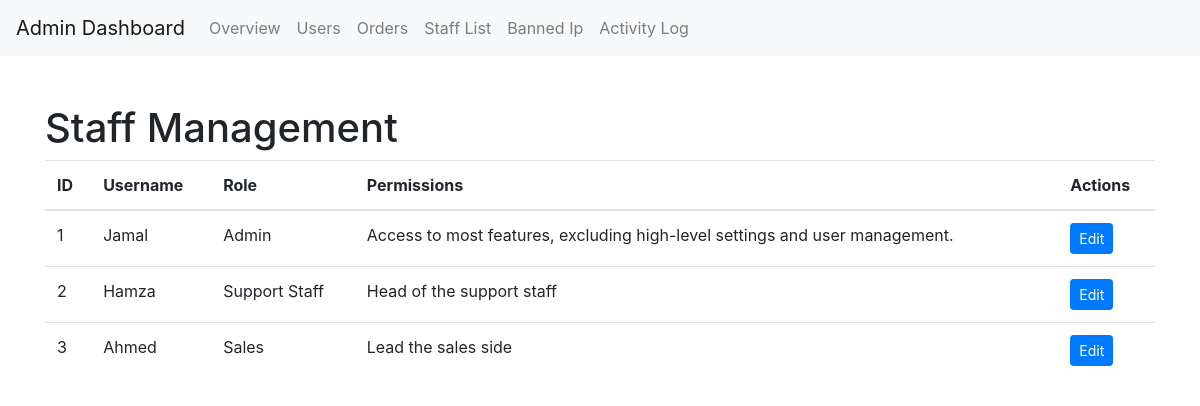
Screenshot of /admin_dashboard/staff_list/ (signed in) with the database file from the repository.
### admin_dashboard/models.py (models this page shows, shortened)
class Staff(models.Model):
    user = models.OneToOneField(settings.AUTH_USER_MODEL, on_delete=models.CASCADE)
    role = models.CharField(max_length=50)
    permissions = models.TextField()

### admin_dashboard/views.py (the view)
# urls.py: path('staff_list/', views.staff_list, name='staff_list'),
@login_required
def staff_list(request):
    staff_members = Staff.objects.all()
    return render(request, 'templates/staff_list.html', {'staff_members': staff_members})

### templates/staff_list.html
{% extends 'base_admin.html' %}
{% block content %}
<h1>Staff Management</h1>
<table class="table">
    <thead>
        <tr>
            <th>ID</th>
            <th>Username</th>
            <th>Role</th>
            <th>Permissions</th>
            <th>Actions</th>
        </tr>
    </thead>
    <tbody>
        {% for staff in staff_members %}
        <tr>
            <td>{{ staff.id }}</td>
            <td>{{ staff.user.username }}</td>
            <td>{{ staff.role }}</td>
            <td>{{ staff.permissions }}</td>
            <td>
                <a href="#" class="btn btn-primary btn-sm">Edit</a>
            </td>
        </tr>
        {% endfor %}
    </tbody>
</table>
{% endblock %}

### rows the page displays
Staff: id "1", user.username "Jamal", role "Admin", permissions "Access to most features, excluding high-level settings and user management."
Staff: id "2", user.username "Hamza", role "Support Staff", permissions "Head of the support staff"
Staff: id "3", user.username "Ahmed", role "Sales", permissions "Lead the sales side"
